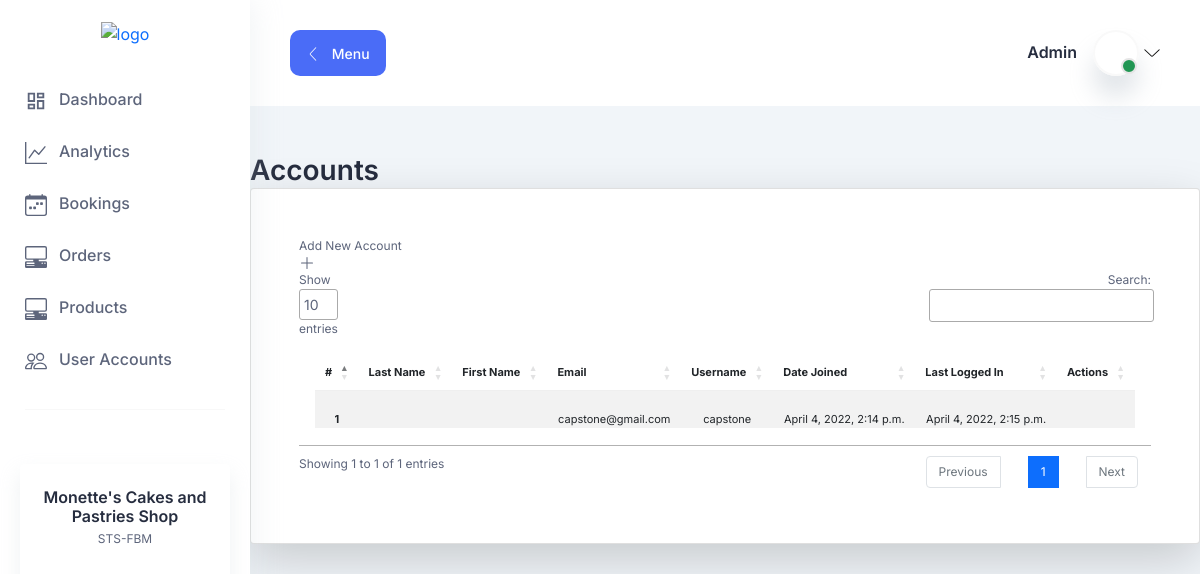
The app's page /account-list (signed in) with its own data.
### accounts/models.py (models this page shows)
class User(AbstractUser):
    is_admin = models.BooleanField(default=False)
    is_staff = models.BooleanField(default=False)

### accounts/views.py (the view)
# urls.py: path("account-list", accounts, name="account-list"),
def accounts(request):
    template_name = "user_accounts/accounts.html"
    accounts = User.objects.all()
    context = {"accounts":accounts}
    return render (request, template_name, context)

### accounts/templates/user_accounts/accounts.html (shortened to what this page needs)
{% extends 'base.html' %} {% block body %}
<link rel="stylesheet" type="text/css" href="https://cdn.datatables.net/1.11.5/css/jquery.dataTables.css">
<div class="container-fluid mt-5 p-0" style="font-size: 12px">
  <h2>Accounts</h2>
  <div
    class="card p-5 shadow-lg p-3 mb-5 bg-white rounded text-decoration-none"
  >
    <!-- <a
      href="{% url 'orders-add' %}"
      class="btn btn-primary w-25"
      style="font-size: 12px"
    > -->
      Add New Account
      <svg
        xmlns="http://www.w3.org/2000/svg"
        width="16"
        height="16"
        fill="currentColor"
        class="bi bi-plus-lg"
        viewBox="0 0 16 16"
      >
        <path
          fill-rule="evenodd"
          d="M8 2a.5.5 0 0 1 .5.5v5h5a.5.5 0 0 1 0 1h-5v5a.5.5 0 0 1-1 0v-5h-5a.5.5 0 0 1 0-1h5v-5A.5.5 0 0 1 8 2Z"
        />
      </svg>
    <table class="table table-striped bg-white p-3" id="accountsTable" style="font-size: 11px;">
      <thead>
        <tr class="text-center">
          <th scope="col">#</th>
          <th scope="col">Last Name</th>
          <th scope="col">First Name</th>
          <th scope="col">Email</th>
          <th scope="col">Username</th>
          <th scope="col">Date Joined</th>
          <th scope="col">Last Logged In</th>
          <th scope="col">Actions</th>
        </tr>
      </thead>
      <tbody>
        {% for list in accounts %}
        <tr class="text-center">
          <th scope="row">{{forloop.counter}}</th>
          <td>{{list.last_name|default_if_none:"Not Available"}}</td>
          <td>{{list.first_name}}</td>
          <td>{{list.email}}</td>
          <td>{{list.username}}</td>
          <td>{{list.date_joined}}</td>
          <td>{{list.last_login}}</td>
          <td>{{list.status}}</td>
        </tr>
        {% endfor %}
      </tbody>
    </table>
  </div>
</div>
{% endblock %}

### static/assets/css/fullcalendar.css (style rules this page uses)
:root { --fc-daygrid-event-dot-width: 8px; }
:root { --fc-list-event-dot-width: 10px; --fc-list-event-hover-bg-color: #f5f5f5; }

### records on screen
User: email "capstone@gmail.com", username "capstone", date_joined "April 4, 2022, 2:14 p.m.", last_login "April 4, 2022, 2:15 p.m."
